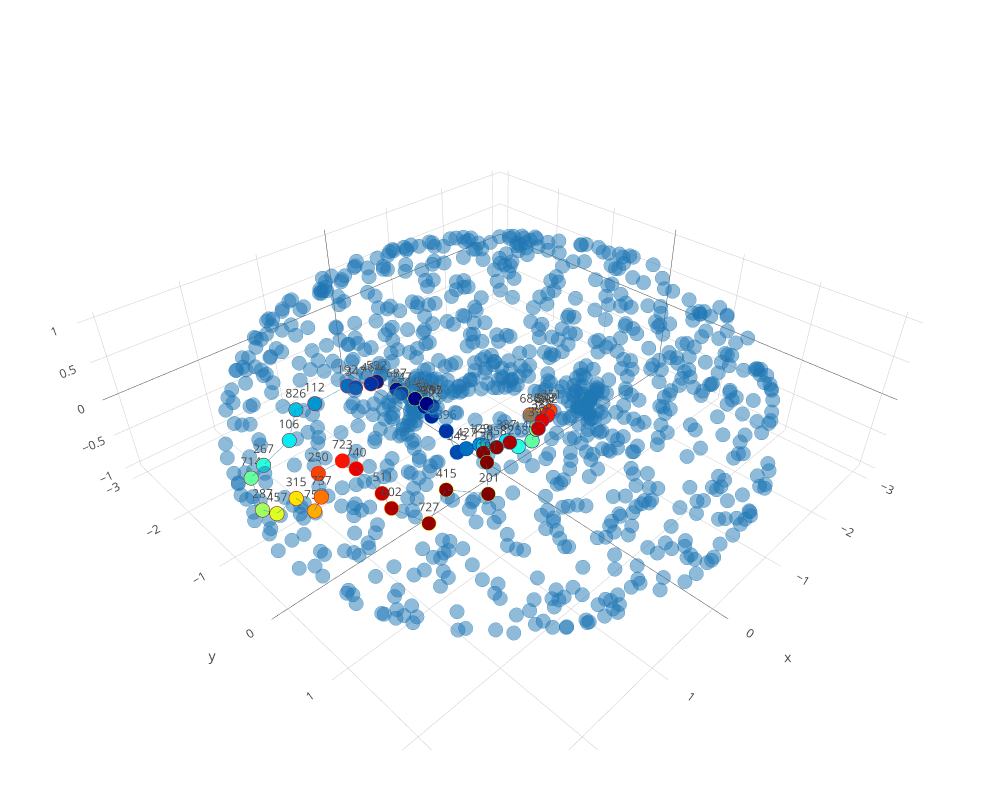

The notebook cell saved with this chart:
### Code cell
plotclassrep_pjs(PH,dim=1,class=274)

### Figure 1 — Plotly figure (JSON) as saved in the notebook; plotly's stock layout.template omitted (floating-point values rounded to 4 significant figures; data arrays with more than 128 entries replaced by an {"elided": "..."} marker saying what was removed)
{"data": [{"autocolorscale": false, "marker": {"cmax": 1, "cmin": 0, "color": [0.1458, 0.191, 0.2944, 0.2408, 0.4097, 0.1057, 0.4697, 0.3509, 0.07131, 0.5302, 0.5902, 0.0432, 0.02176, 0.649, 0.007286, 0.7055, 0, 0.7591, 0.007302, 5.328e-06, 0.04324, 0.02178, 0.8089, 0.07135, 0.1057, 0.8542, 0.8943, 0.1458, 0.1911, 0.9286, 0.9568, 0.9782, 0.9927, 0.2409, 1.0, 0.2945, 0.9927, 1, 0.8542, 0.8943, 0.351, 0.9287, 0.809, 0.9568, 0.9782, 0.7592, 0.4098, 0.6491, 0.7056, 0.4698, 0.5903, 0.5303], "colorscale": "Jet", "line": {"color": [0.1458, 0.1057, 0.04324, 0.07135, 0.007302, 0.1911, 5.328e-06, 0.02178, 0.2409, 0, 0.007286, 0.2945, 0.351, 0.02176, 0.4098, 0.0432, 0.4698, 0.07131, 0.5903, 0.5303, 0.7056, 0.6491, 0.1057, 0.7592, 0.809, 0.1458, 0.191, 0.8542, 0.8943, 0.2408, 0.2944, 0.3509, 0.4097, 0.9287, 0.4697, 0.9568, 0.5902, 0.5302, 0.8542, 0.8089, 0.9782, 0.7591, 0.8943, 0.7055, 0.649, 0.9286, 0.9927, 0.9782, 0.9568, 1, 0.9927, 1.0], "colorscale": "Jet", "width": 2}, "opacity": 1, "size": 5, "symbol": "circle"}, "mode": "markers+text", "text": ["545", "427", "159", "129", "258", "896", "442", "337", "292", "685", "21", "230", "357", "847", "476", "853", "515", "686", "646", "576", "687", "247", "251", "592", "464", "392", "388", "347", "192", "397", "861", "358", "130", "112", "191", "826", "415", "201", "723", "740", "106", "511", "250", "602", "727", "737", "267", "315", "754", "714", "457", "287"], "type": "scatter3d", "x": [0.9514, 0.9121, 0.8258, 0.8465, 0.5704, 0.9999, 0.4482, 0.6782, 1.061, 0.4449, 0.4662, 1.133, 1.199, 0.4843, 1.216, 0.5224, 1.251, 0.7065, 1.339, 1.332, 1.406, 1.422, 0.6057, 1.532, 1.63, 0.8007, 0.9307, 1.819, 1.86, 1.07, 1.396, 1.52, 1.644, 2.232, 1.693, 2.376, 2.084, 1.869, 2.471, 2.446, 2.603, 2.438, 2.648, 2.455, 2.323, 2.738, 2.825, 2.847, 2.819, 2.907, 2.96, 2.981], "y": [0.3111, 0.4116, 0.5774, 0.5477, 0.8283, 0.2076, 0.9079, 0.7634, 0.0572, 0.9589, 0.9884, 0.04585, 0.242, 1.118, 0.2252, 1.125, 0.3165, 1.108, 0.1611, 0.3269, -0.03584, 0.06275, 1.27, -0.1775, -0.1354, 1.411, 1.46, -0.1214, -0.1901, 1.545, 1.511, 1.473, 1.436, -0.1968, 1.531, -0.304, 1.446, 1.727, 0.5329, 0.6934, -0.1001, 1.028, 0.4019, 1.167, 1.488, 0.5486, -0.2465, 0.302, 0.539, -0.3846, 0.1082, -0.1246], "z": [-0.04509, 0.03731, 0.123, 0.1284, 0.1065, 0.2052, 0.1576, 0.2045, 0.3473, 0.333, 0.4208, 0.5004, 0.6297, 0.6244, 0.6457, 0.6508, 0.705, 0.7278, 0.7591, 0.7777, 0.8048, 0.8167, 0.8054, 0.8893, 0.9314, 0.9259, 0.9633, 0.9843, 0.9915, 0.9927, 0.9984, 0.9932, 0.9832, 0.9706, 0.9593, 0.9187, 0.8437, 0.8385, 0.8492, 0.8403, 0.7962, 0.7638, 0.7344, 0.6959, 0.6514, 0.6095, 0.5496, 0.506, 0.4935, 0.3619, 0.2717, 0.1777]}, {"autocolorscale": false, "marker": {"color": "rgb(31,119,180)", "line": {"color": "rgb(31,119,180)", "width": 2}, "opacity": 0.5, "size": 5, "symbol": "circle"}, "mode": "markers", "text": {"elided": "948 str values"}, "type": "scatter3d", "x": {"elided": "948 float values"}, "y": {"elided": "948 float values"}, "z": {"elided": "948 float values"}}, {"line": {"color": "#1f77b4", "width": 1.5}, "mode": "lines", "name": "Dim 1 Faces", "opacity": 0.5, "type": "scatter3d", "x": [0.4662, 0.4449], "y": [0.9884, 0.9589], "z": [0.4208, 0.333]}, {"line": {"color": "#1f77b4", "width": 1.5}, "mode": "lines", "name": "edge (21,847)", "opacity": 0.5, "showlegend": false, "type": "scatter3d", "x": [0.4662, 0.4843], "y": [0.9884, 1.118], "z": [0.4208, 0.6244]}, {"line": {"color": "#1f77b4", "width": 1.5}, "mode": "lines", "name": "edge (106,267)", "opacity": 0.5, "showlegend": false, "type": "scatter3d", "x": [2.603, 2.825], "y": [-0.1001, -0.2465], "z": [0.7962, 0.5496]}, {"line": {"color": "#1f77b4", "width": 1.5}, "mode": "lines", "name": "edge (106,826)", "opacity": 0.5, "showlegend": false, "type": "scatter3d", "x": [2.603, 2.376], "y": [-0.1001, -0.304], "z": [0.7962, 0.9187]}, {"line": {"color": "#1f77b4", "width": 1.5}, "mode": "lines", "name": "edge (112,192)", "opacity": 0.5, "showlegend": false, "type": "scatter3d", "x": [2.232, 1.86], "y": [-0.1968, -0.1901], "z": [0.9706, 0.9915]}, {"line": {"color": "#1f77b4", "width": 1.5}, "mode": "lines", "name": "edge (112,826)", "opacity": 0.5, "showlegend": false, "type": "scatter3d", "x": [2.232, 2.376], "y": [-0.1968, -0.304], "z": [0.9706, 0.9187]}, {"line": {"color": "#1f77b4", "width": 1.5}, "mode": "lines", "name": "edge (129,159)", "opacity": 0.5, "showlegend": false, "type": "scatter3d", "x": [0.8465, 0.8258], "y": [0.5477, 0.5774], "z": [0.1284, 0.123]}, {"line": {"color": "#1f77b4", "width": 1.5}, "mode": "lines", "name": "edge (129,427)", "opacity": 0.5, "showlegend": false, "type": "scatter3d", "x": [0.8465, 0.9121], "y": [0.5477, 0.4116], "z": [0.1284, 0.03731]}, {"line": {"color": "#1f77b4", "width": 1.5}, "mode": "lines", "name": "edge (130,191)", "opacity": 0.5, "showlegend": false, "type": "scatter3d", "x": [1.644, 1.693], "y": [1.436, 1.531], "z": [0.9832, 0.9593]}, {"line": {"color": "#1f77b4", "width": 1.5}, "mode": "lines", "name": "edge (130,358)", "opacity": 0.5, "showlegend": false, "type": "scatter3d", "x": [1.644, 1.52], "y": [1.436, 1.473], "z": [0.9832, 0.9932]}, {"line": {"color": "#1f77b4", "width": 1.5}, "mode": "lines", "name": "edge (159,337)", "opacity": 0.5, "showlegend": false, "type": "scatter3d", "x": [0.8258, 0.6782], "y": [0.5774, 0.7634], "z": [0.123, 0.2045]}, {"line": {"color": "#1f77b4", "width": 1.5}, "mode": "lines", "name": "edge (191,201)", "opacity": 0.5, "showlegend": false, "type": "scatter3d", "x": [1.693, 1.869], "y": [1.531, 1.727], "z": [0.9593, 0.8385]}, {"line": {"color": "#1f77b4", "width": 1.5}, "mode": "lines", "name": "edge (192,347)", "opacity": 0.5, "showlegend": false, "type": "scatter3d", "x": [1.86, 1.819], "y": [-0.1901, -0.1214], "z": [0.9915, 0.9843]}, {"line": {"color": "#1f77b4", "width": 1.5}, "mode": "lines", "name": "edge (201,415)", "opacity": 0.5, "showlegend": false, "type": "scatter3d", "x": [1.869, 2.084], "y": [1.727, 1.446], "z": [0.8385, 0.8437]}, {"line": {"color": "#1f77b4", "width": 1.5}, "mode": "lines", "name": "edge (230,292)", "opacity": 0.5, "showlegend": false, "type": "scatter3d", "x": [1.133, 1.061], "y": [0.04585, 0.0572], "z": [0.5004, 0.3473]}, {"line": {"color": "#1f77b4", "width": 1.5}, "mode": "lines", "name": "edge (230,357)", "opacity": 0.5, "showlegend": false, "type": "scatter3d", "x": [1.133, 1.199], "y": [0.04585, 0.242], "z": [0.5004, 0.6297]}, {"line": {"color": "#1f77b4", "width": 1.5}, "mode": "lines", "name": "edge (247,646)", "opacity": 0.5, "showlegend": false, "type": "scatter3d", "x": [1.422, 1.339], "y": [0.06275, 0.1611], "z": [0.8167, 0.7591]}, {"line": {"color": "#1f77b4", "width": 1.5}, "mode": "lines", "name": "edge (247,687)", "opacity": 0.5, "showlegend": false, "type": "scatter3d", "x": [1.422, 1.406], "y": [0.06275, -0.03584], "z": [0.8167, 0.8048]}, {"line": {"color": "#1f77b4", "width": 1.5}, "mode": "lines", "name": "edge (250,723)", "opacity": 0.5, "showlegend": false, "type": "scatter3d", "x": [2.648, 2.471], "y": [0.4019, 0.5329], "z": [0.7344, 0.8492]}, {"line": {"color": "#1f77b4", "width": 1.5}, "mode": "lines", "name": "edge (250,737)", "opacity": 0.5, "showlegend": false, "type": "scatter3d", "x": [2.648, 2.738], "y": [0.4019, 0.5486], "z": [0.7344, 0.6095]}, {"line": {"color": "#1f77b4", "width": 1.5}, "mode": "lines", "name": "edge (251,392)", "opacity": 0.5, "showlegend": false, "type": "scatter3d", "x": [0.6057, 0.8007], "y": [1.27, 1.411], "z": [0.8054, 0.9259]}, {"line": {"color": "#1f77b4", "width": 1.5}, "mode": "lines", "name": "edge (251,686)", "opacity": 0.5, "showlegend": false, "type": "scatter3d", "x": [0.6057, 0.7065], "y": [1.27, 1.108], "z": [0.8054, 0.7278]}, {"line": {"color": "#1f77b4", "width": 1.5}, "mode": "lines", "name": "edge (258,337)", "opacity": 0.5, "showlegend": false, "type": "scatter3d", "x": [0.5704, 0.6782], "y": [0.8283, 0.7634], "z": [0.1065, 0.2045]}, {"line": {"color": "#1f77b4", "width": 1.5}, "mode": "lines", "name": "edge (258,442)", "opacity": 0.5, "showlegend": false, "type": "scatter3d", "x": [0.5704, 0.4482], "y": [0.8283, 0.9079], "z": [0.1065, 0.1576]}, {"line": {"color": "#1f77b4", "width": 1.5}, "mode": "lines", "name": "edge (267,714)", "opacity": 0.5, "showlegend": false, "type": "scatter3d", "x": [2.825, 2.907], "y": [-0.2465, -0.3846], "z": [0.5496, 0.3619]}, {"line": {"color": "#1f77b4", "width": 1.5}, "mode": "lines", "name": "edge (287,457)", "opacity": 0.5, "showlegend": false, "type": "scatter3d", "x": [2.981, 2.96], "y": [-0.1246, 0.1082], "z": [0.1777, 0.2717]}, {"line": {"color": "#1f77b4", "width": 1.5}, "mode": "lines", "name": "edge (287,714)", "opacity": 0.5, "showlegend": false, "type": "scatter3d", "x": [2.981, 2.907], "y": [-0.1246, -0.3846], "z": [0.1777, 0.3619]}, {"line": {"color": "#1f77b4", "width": 1.5}, "mode": "lines", "name": "edge (292,896)", "opacity": 0.5, "showlegend": false, "type": "scatter3d", "x": [1.061, 0.9999], "y": [0.0572, 0.2076], "z": [0.3473, 0.2052]}, {"line": {"color": "#1f77b4", "width": 1.5}, "mode": "lines", "name": "edge (315,457)", "opacity": 0.5, "showlegend": false, "type": "scatter3d", "x": [2.847, 2.96], "y": [0.302, 0.1082], "z": [0.506, 0.2717]}, {"line": {"color": "#1f77b4", "width": 1.5}, "mode": "lines", "name": "edge (315,754)", "opacity": 0.5, "showlegend": false, "type": "scatter3d", "x": [2.847, 2.819], "y": [0.302, 0.539], "z": [0.506, 0.4935]}, {"line": {"color": "#1f77b4", "width": 1.5}, "mode": "lines", "name": "edge (347,464)", "opacity": 0.5, "showlegend": false, "type": "scatter3d", "x": [1.819, 1.63], "y": [-0.1214, -0.1354], "z": [0.9843, 0.9314]}, {"line": {"color": "#1f77b4", "width": 1.5}, "mode": "lines", "name": "edge (357,476)", "opacity": 0.5, "showlegend": false, "type": "scatter3d", "x": [1.199, 1.216], "y": [0.242, 0.2252], "z": [0.6297, 0.6457]}, {"line": {"color": "#1f77b4", "width": 1.5}, "mode": "lines", "name": "edge (358,861)", "opacity": 0.5, "showlegend": false, "type": "scatter3d", "x": [1.52, 1.396], "y": [1.473, 1.511], "z": [0.9932, 0.9984]}, {"line": {"color": "#1f77b4", "width": 1.5}, "mode": "lines", "name": "edge (388,392)", "opacity": 0.5, "showlegend": false, "type": "scatter3d", "x": [0.9307, 0.8007], "y": [1.46, 1.411], "z": [0.9633, 0.9259]}, {"line": {"color": "#1f77b4", "width": 1.5}, "mode": "lines", "name": "edge (388,397)", "opacity": 0.5, "showlegend": false, "type": "scatter3d", "x": [0.9307, 1.07], "y": [1.46, 1.545], "z": [0.9633, 0.9927]}, {"line": {"color": "#1f77b4", "width": 1.5}, "mode": "lines", "name": "edge (397,861)", "opacity": 0.5, "showlegend": false, "type": "scatter3d", "x": [1.07, 1.396], "y": [1.545, 1.511], "z": [0.9927, 0.9984]}, {"line": {"color": "#1f77b4", "width": 1.5}, "mode": "lines", "name": "edge (415,727)", "opacity": 0.5, "showlegend": false, "type": "scatter3d", "x": [2.084, 2.323], "y": [1.446, 1.488], "z": [0.8437, 0.6514]}, {"line": {"color": "#1f77b4", "width": 1.5}, "mode": "lines", "name": "edge (427,545)", "opacity": 0.5, "showlegend": false, "type": "scatter3d", "x": [0.9121, 0.9514], "y": [0.4116, 0.3111], "z": [0.03731, -0.04509]}, {"line": {"color": "#1f77b4", "width": 1.5}, "mode": "lines", "name": "edge (442,685)", "opacity": 0.5, "showlegend": false, "type": "scatter3d", "x": [0.4482, 0.4449], "y": [0.9079, 0.9589], "z": [0.1576, 0.333]}, {"line": {"color": "#1f77b4", "width": 1.5}, "mode": "lines", "name": "edge (464,592)", "opacity": 0.5, "showlegend": false, "type": "scatter3d", "x": [1.63, 1.532], "y": [-0.1354, -0.1775], "z": [0.9314, 0.8893]}, {"line": {"color": "#1f77b4", "width": 1.5}, "mode": "lines", "name": "edge (476,515)", "opacity": 0.5, "showlegend": false, "type": "scatter3d", "x": [1.216, 1.251], "y": [0.2252, 0.3165], "z": [0.6457, 0.705]}, {"line": {"color": "#1f77b4", "width": 1.5}, "mode": "lines", "name": "edge (511,602)", "opacity": 0.5, "showlegend": false, "type": "scatter3d", "x": [2.438, 2.455], "y": [1.028, 1.167], "z": [0.7638, 0.6959]}, {"line": {"color": "#1f77b4", "width": 1.5}, "mode": "lines", "name": "edge (511,740)", "opacity": 0.5, "showlegend": false, "type": "scatter3d", "x": [2.438, 2.446], "y": [1.028, 0.6934], "z": [0.7638, 0.8403]}, {"line": {"color": "#1f77b4", "width": 1.5}, "mode": "lines", "name": "edge (515,576)", "opacity": 0.5, "showlegend": false, "type": "scatter3d", "x": [1.251, 1.332], "y": [0.3165, 0.3269], "z": [0.705, 0.7777]}, {"line": {"color": "#1f77b4", "width": 1.5}, "mode": "lines", "name": "edge (545,896)", "opacity": 0.5, "showlegend": false, "type": "scatter3d", "x": [0.9514, 0.9999], "y": [0.3111, 0.2076], "z": [-0.04509, 0.2052]}, {"line": {"color": "#1f77b4", "width": 1.5}, "mode": "lines", "name": "edge (576,646)", "opacity": 0.5, "showlegend": false, "type": "scatter3d", "x": [1.332, 1.339], "y": [0.3269, 0.1611], "z": [0.7777, 0.7591]}, {"line": {"color": "#1f77b4", "width": 1.5}, "mode": "lines", "name": "edge (592,687)", "opacity": 0.5, "showlegend": false, "type": "scatter3d", "x": [1.532, 1.406], "y": [-0.1775, -0.03584], "z": [0.8893, 0.8048]}, {"line": {"color": "#1f77b4", "width": 1.5}, "mode": "lines", "name": "edge (602,727)", "opacity": 0.5, "showlegend": false, "type": "scatter3d", "x": [2.455, 2.323], "y": [1.167, 1.488], "z": [0.6959, 0.6514]}, {"line": {"color": "#1f77b4", "width": 1.5}, "mode": "lines", "name": "edge (686,853)", "opacity": 0.5, "showlegend": false, "type": "scatter3d", "x": [0.7065, 0.5224], "y": [1.108, 1.125], "z": [0.7278, 0.6508]}, {"line": {"color": "#1f77b4", "width": 1.5}, "mode": "lines", "name": "edge (723,740)", "opacity": 0.5, "showlegend": false, "type": "scatter3d", "x": [2.471, 2.446], "y": [0.5329, 0.6934], "z": [0.8492, 0.8403]}, {"line": {"color": "#1f77b4", "width": 1.5}, "mode": "lines", "name": "edge (737,754)", "opacity": 0.5, "showlegend": false, "type": "scatter3d", "x": [2.738, 2.819], "y": [0.5486, 0.539], "z": [0.6095, 0.4935]}, {"line": {"color": "#1f77b4", "width": 1.5}, "mode": "lines", "name": "edge (847,853)", "opacity": 0.5, "showlegend": false, "type": "scatter3d", "x": [0.4843, 0.5224], "y": [1.118, 1.125], "z": [0.6244, 0.6508]}], "layout": {"height": 800, "hovermode": "closest", "margin": {"b": 50, "l": 50, "r": 50, "t": 50}, "scene": {"aspectmode": "manual", "aspectratio": {"x": 1, "y": 0.9988}}, "showlegend": false, "width": 1000}}
